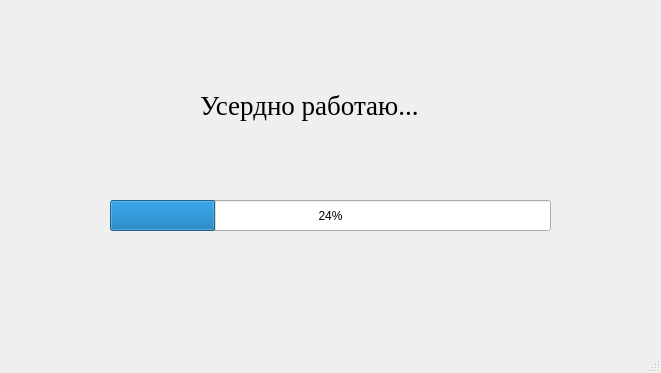
<?xml version="1.0" encoding="UTF-8"?>
<ui version="4.0">
 <class>WaitingForResults</class>
 <widget class="QMainWindow" name="WaitingForResults">
  <property name="geometry">
   <rect>
    <x>0</x>
    <y>0</y>
    <width>661</width>
    <height>373</height>
   </rect>
  </property>
  <property name="sizePolicy">
   <sizepolicy hsizetype="Fixed" vsizetype="Fixed">
    <horstretch>0</horstretch>
    <verstretch>0</verstretch>
   </sizepolicy>
  </property>
  <property name="minimumSize">
   <size>
    <width>0</width>
    <height>0</height>
   </size>
  </property>
  <property name="maximumSize">
   <size>
    <width>800</width>
    <height>600</height>
   </size>
  </property>
  <property name="windowTitle">
   <string>Please wait...</string>
  </property>
  <widget class="QWidget" name="centralwidget">
   <widget class="QProgressBar" name="progressBar">
    <property name="geometry">
     <rect>
      <x>110</x>
      <y>200</y>
      <width>441</width>
      <height>31</height>
     </rect>
    </property>
    <property name="value">
     <number>24</number>
    </property>
   </widget>
   <widget class="QLabel" name="label">
    <property name="geometry">
     <rect>
      <x>200</x>
      <y>90</y>
      <width>271</width>
      <height>31</height>
     </rect>
    </property>
    <property name="font">
     <font>
      <family>Times New Roman</family>
      <pointsize>20</pointsize>
     </font>
    </property>
    <property name="text">
     <string>Усердно работаю...</string>
    </property>
   </widget>
  </widget>
  <widget class="QMenuBar" name="menubar">
   <property name="geometry">
    <rect>
     <x>0</x>
     <y>0</y>
     <width>661</width>
     <height>26</height>
    </rect>
   </property>
  </widget>
  <widget class="QStatusBar" name="statusbar"/>
 </widget>
 <resources/>
 <connections/>
</ui>
